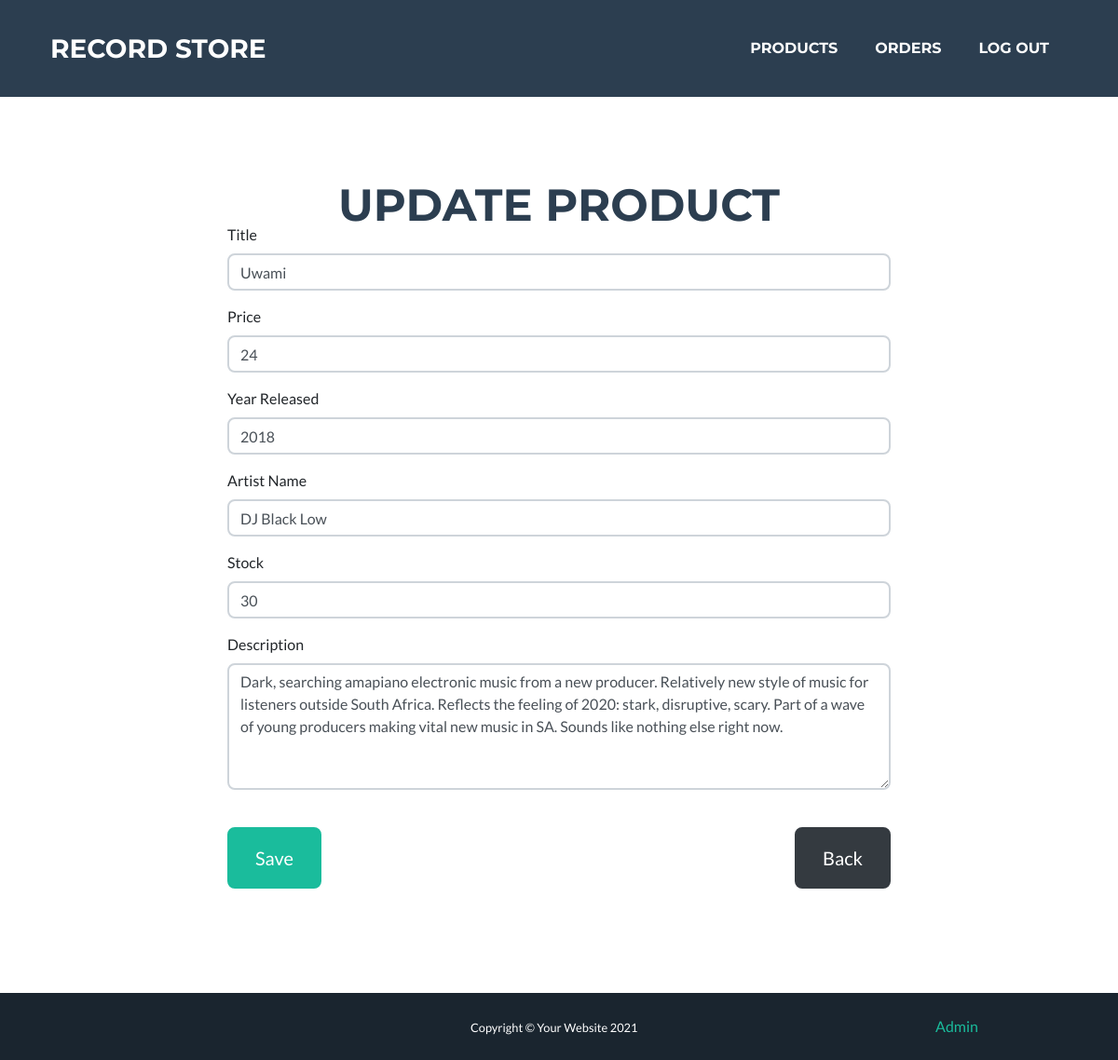
/admin/products/3 (signed in), run on the app's committed database.
### tables this page shows
CREATE TABLE `records` (
  `id_record` int(11) NOT NULL,
  `title` varchar(200) DEFAULT NULL,
  `description` varchar(1000) DEFAULT NULL,
  `price` decimal(11,0) DEFAULT NULL,
  `year_released` varchar(4) DEFAULT NULL,
  `cover` varchar(45) DEFAULT NULL,
  `stock` int(11) NOT NULL,
  `for_sale` tinyint(1) NOT NULL DEFAULT '1'
);

CREATE TABLE `artists` (
  `id_artist` int(11) NOT NULL,
  `name` varchar(200) DEFAULT NULL
);

### views/AdminView.php (called while the page is built, shortened)
<?php
class AdminView
{
    public function viewHeader($title)
    {
        include_once("views/partials/header.php");
    }
    public function viewFooter()
    {
        include_once("views/partials/footer.php");
    }
    public function viewProductForm($product)
    {
        include_once("views/partials/productForm.php");
    }
}

### models/Database.php (called while the page is built, shortened)
<?php
class Database
{
    private $conn = null;
    public function __construct($database, $username = "root", $password = "root", $servername = "localhost")
    {
        $dsn = "mysql:host=$servername;dbname=$database;charset=UTF8";
        try {
            $this->conn = new PDO($dsn, $username, $password);
            $this->conn->setAttribute(PDO::ATTR_ERRMODE, PDO::ERRMODE_EXCEPTION);
        } catch (PDOException $e) {
            echo "Connection failed: " . $e->getMessage();
        }
    }
    private function execute($statement, $input_parameters = [])
    {
        try {
            $stmt = $this->conn->prepare($statement);
            $stmt->execute($input_parameters);
            return $stmt;
        } catch (PDOException $e) {
            echo "Error: " . $e->getMessage() . "<br>";
            throw new Exception($e->getMessage());
        }
    }
    public function select($statement, $input_parameters = [])
    {
        $stmt = $this->execute($statement, $input_parameters);
        return $stmt->fetchAll();
    }
}

### models/AdminModel.php (called while the page is built, shortened)
<?php
class AdminModel
{
    private $db;
    public function __construct($database)
    {
        $this->db = $database;
    }
    public function fetchRecordById($id)
    {
        $statement = "SELECT r.title, r.description, r.price, r.year_released, r.stock, a.id_artist, a.name FROM records r
        JOIN records_has_artists rha
        ON r.id_record=rha.id_record
        JOIN artists a
        ON rha.id_artist=a.id_artist
        WHERE r.id_record = :id";
        $parameters = array(":id" => $id);
        $record = $this->db->select($statement, $parameters);
        return $record;
    }
}

### views/partials/productForm.php (the view, shortened to what this page needs)
<?php
$destination = URLROOT . "admin/products";
$heading = $product ? "Update product" : "Create product";
$title = $product ? $product['title'] : "";
$price = $product ? $product['price'] : "";
$yearReleased = $product ? $product['year_released'] : "";
$artistName = $product ? $product['name'] : "";
$stock = $product ? $product['stock'] : "";
$description = $product ? $product['description'] : "";
?>
<section class="page-section masthead min-vh-100" id="login">
        <div class="container">
                <h2 class="page-section-heading text-center text-uppercase text-secondary mb-0"><?= $heading ?></h2>
                <div class="row">
                        <div class="col-lg-8 mx-auto">
                                <form method="POST" action="#" novalidate="novalidate">
                                        <div class="control-group">
                                                <label>Title</label>
                                                <input name="title" class="form-control" id="title" type="text" placeholder="Title" required="required" value="<?= $title ?>" />
                                        </div>
                                        <div class="control-group">
                                                <label>Price</label>
                                                <input name="price" class="form-control" id="price" type="number" step="0.01" placeholder="Price" required="required" value="<?= $price ?>" />
                                        </div>
                                        <div class="control-group">
                                                <label>Year Released</label>
                                                <input name="year_released" class="form-control" id="year_released" type="text" placeholder="Year Released" required="required" value="<?= $yearReleased ?>" />
                                        </div>
                                        <div class="control-group">
                                                <label>Artist Name</label>
                                                <input name="name" class="form-control" id="name" type="text" placeholder="Artist Name" required="required" value="<?= $artistName ?>" />
                                        </div>
                                        <div class="control-group">
                                                <label>Stock</label>
                                                <input name="stock" class="form-control" id="stock" type="number" placeholder="Stock" required="required" min="0" value="<?= $stock ?>" />
                                        </div>
                                        <div class="control-group">
                                                <label>Description</label>
                                                <textarea name="description" class="form-control" rows="5" placeholder="Description" required="required"><?= $description ?></textarea>
                                        </div>
                                        <br />
                                        <div class="d-flex justify-content-between form-group">
                                                <button class=" btn btn-primary btn-xl" id="sendMessageButton" type="submit">Save</button>
                                                <a href=<?=$destination?> class='btn-xl btn btn-dark'>Back</a>
                                        </div>
                                </form>
                        </div>
                </div>
        </div>
</section>

### data on the page
records: title "Uwami", price "24", year_released "2018", name "DJ Black Low", stock "30", description "Dark, searching amapiano electronic music from a new producer. Relatively new style of music for listeners outside South Africa. Reflects the feeling of 2020: stark, disruptive, scary. Part of a wave of young producers making vital new music in SA. Sounds like nothing else right now."

### other printed values
$listItem[title] "PRODUCTS"
$listItem[title] "ORDERS"
$listItem[title] "LOG OUT"
$heading "UPDATE PRODUCT"
